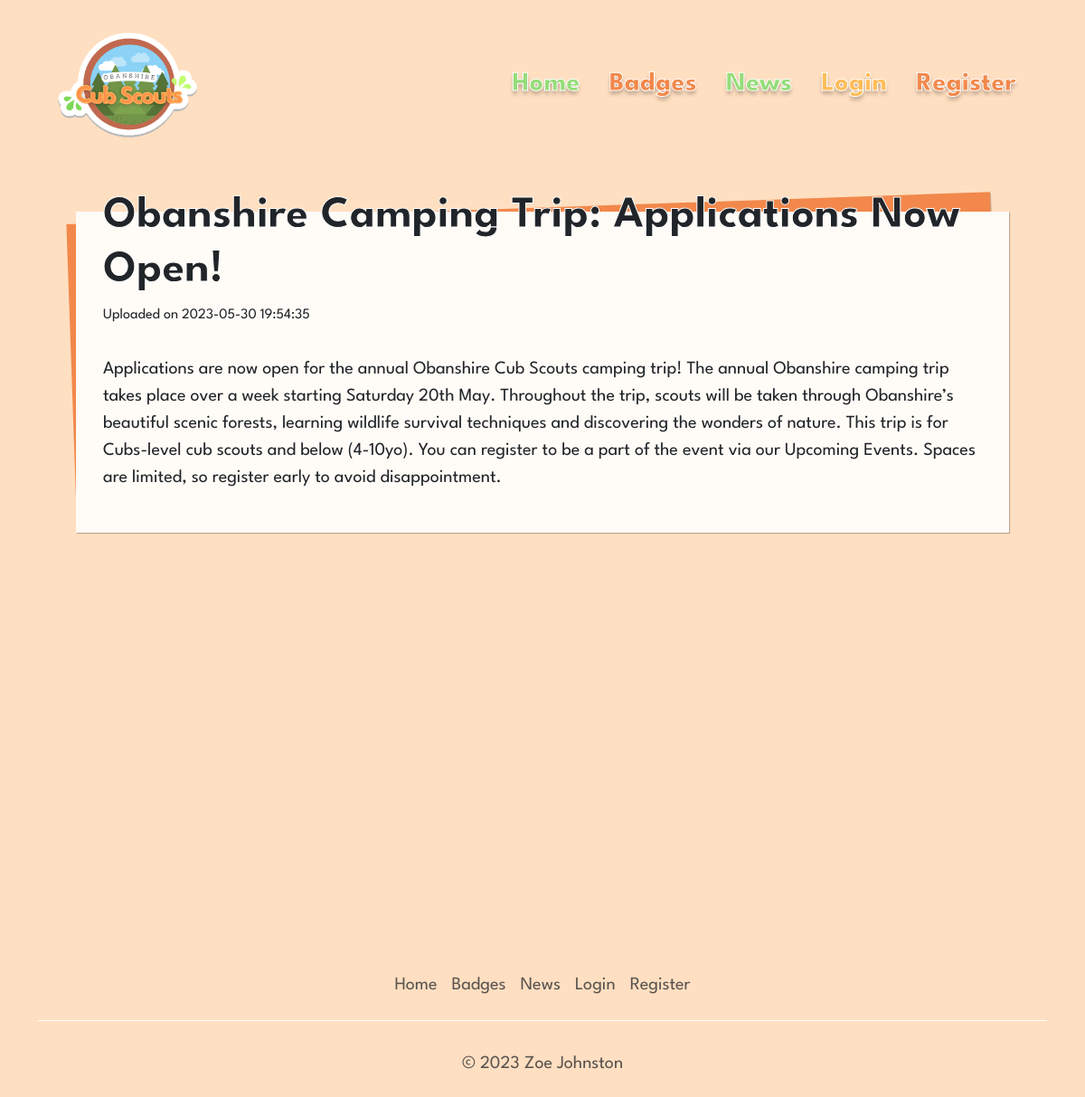
The page /pages/blogs/blogDetails.php?id=31 on the database its author committed.
### tables this page shows
CREATE TABLE `blog` (
  `id` int(11) NOT NULL,
  `title` varchar(132) NOT NULL,
  `blog_content` varchar(644) NOT NULL,
  `created_on` datetime NOT NULL DEFAULT CURRENT_TIMESTAMP,
  `published` tinyint(4) NOT NULL DEFAULT '0'
);

### pages/blogs/blogDetails.php (the view, shortened to what this page needs)
<?php
    include '../../account/auth/dbConfig.php';
    include '../../components/header.php';
    include '../../components/navbar.php';
    $blogID = $_GET['id'];
    $blog = $conn->prepare(
      'SELECT
      title,
      blog_content,
      created_on
      FROM `blog`
      WHERE id = '. $blogID .'');
      $blog->execute();
      $blog->store_result();
      $blog->bind_result( $blogTitle, $blogContent, $blogCreated);
?>
<div class="post-wrap w-100">
    <div class="blog-wrap">
        <h2><?= $blogTitle ?></h2>
        <small>Uploaded on <?= $blogCreated ?></small>
        <p><?= $blogContent ?></p>
    </div>
</div>
<?php
    include '../../components/footer.php';
?>

### assets/css/main.css (style rules this page uses)
body { font-family: 'League Spartan', sans-serif !important; background-color: #FFDFC1; }

### assets/css/blog.css (style rules this page uses)
.blog-wrap { background: #FFFBF6; padding: 30px; position: relative; margin: 4% 7%; }
.blog-wrap, .blog-wrap::before { box-shadow: 1px 1px 1px rgba(0,0,0,0.25); }
.blog-wrap::before { content: ""; position: absolute; height: 95%; width: 99%; background-color: #F2884B; }
.blog-wrap::before { right: 15px; bottom: 22px; transform: rotate(-2deg); z-index: -1; }
h2 { margin-top: -55px; font-weight: 700; font-size: 50px; -webkit-text-stroke: 1px white; }
small { font-size: 16px; margin: 20px 0; }
p { font-size: 20px; font-weight: 400; margin-top: 2rem; }
.post-wrap { height: 100vh; }

### rows shown on the page
blog: title "Obanshire Camping Trip: Applications Now Open!", created_on "2023-05-30 19:54:35", blog_content "Applications are now open for the annual Obanshire Cub Scouts camping trip! The annual Obanshire camping trip takes place over a week starting Saturday 20th May. Throughout the trip, scouts will be taken through Obanshire’s beautiful scenic forests, learning wildlife survival techniques and discovering the wonders of nature. This trip is for Cubs-level cub scouts and below (4-10yo). You can register to be a part of the event via our Upcoming Events. Spaces are limited, so register early to avoid disappointment."
